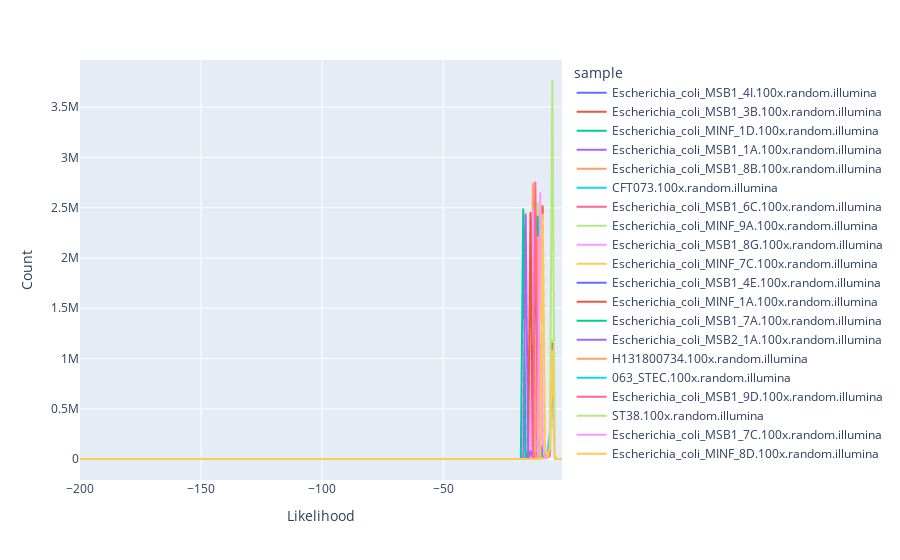

Notebook code cell kept with this figure:
### Code cell
fig_probs = px.line(all_kmer_probs_dfs, x="prob", y="count", color='sample')
fig_probs.update_layout(
    yaxis_title="Count",
    xaxis_title="Likelihood",
)
fig_probs

### Figure 1 — Plotly figure (JSON) as saved in the notebook; plotly's stock layout.template omitted (floating-point values rounded to 4 significant figures; data arrays with more than 128 entries replaced by an {"elided": "..."} marker saying what was removed)
{"data": [{"hoverlabel": {"namelength": 0}, "hovertemplate": "sample=Escherichia_coli_MSB1_4I.100x.random.illumina<br>prob=%{x}<br>count=%{y}", "legendgroup": "Escherichia_coli_MSB1_4I.100x.random.illumina", "line": {"color": "#636efa", "dash": "solid"}, "mode": "lines", "name": "Escherichia_coli_MSB1_4I.100x.random.illumina", "showlegend": true, "type": "scattergl", "x": {"elided": "200 int values"}, "xaxis": "x", "y": {"elided": "200 int values"}, "yaxis": "y"}, {"hoverlabel": {"namelength": 0}, "hovertemplate": "sample=Escherichia_coli_MSB1_3B.100x.random.illumina<br>prob=%{x}<br>count=%{y}", "legendgroup": "Escherichia_coli_MSB1_3B.100x.random.illumina", "line": {"color": "#EF553B", "dash": "solid"}, "mode": "lines", "name": "Escherichia_coli_MSB1_3B.100x.random.illumina", "showlegend": true, "type": "scattergl", "x": {"elided": "200 int values"}, "xaxis": "x", "y": {"elided": "200 int values"}, "yaxis": "y"}, {"hoverlabel": {"namelength": 0}, "hovertemplate": "sample=Escherichia_coli_MINF_1D.100x.random.illumina<br>prob=%{x}<br>count=%{y}", "legendgroup": "Escherichia_coli_MINF_1D.100x.random.illumina", "line": {"color": "#00cc96", "dash": "solid"}, "mode": "lines", "name": "Escherichia_coli_MINF_1D.100x.random.illumina", "showlegend": true, "type": "scattergl", "x": {"elided": "200 int values"}, "xaxis": "x", "y": {"elided": "200 int values"}, "yaxis": "y"}, {"hoverlabel": {"namelength": 0}, "hovertemplate": "sample=Escherichia_coli_MSB1_1A.100x.random.illumina<br>prob=%{x}<br>count=%{y}", "legendgroup": "Escherichia_coli_MSB1_1A.100x.random.illumina", "line": {"color": "#ab63fa", "dash": "solid"}, "mode": "lines", "name": "Escherichia_coli_MSB1_1A.100x.random.illumina", "showlegend": true, "type": "scattergl", "x": {"elided": "200 int values"}, "xaxis": "x", "y": {"elided": "200 int values"}, "yaxis": "y"}, {"hoverlabel": {"namelength": 0}, "hovertemplate": "sample=Escherichia_coli_MSB1_8B.100x.random.illumina<br>prob=%{x}<br>count=%{y}", "legendgroup": "Escherichia_coli_MSB1_8B.100x.random.illumina", "line": {"color": "#FFA15A", "dash": "solid"}, "mode": "lines", "name": "Escherichia_coli_MSB1_8B.100x.random.illumina", "showlegend": true, "type": "scattergl", "x": {"elided": "200 int values"}, "xaxis": "x", "y": {"elided": "200 int values"}, "yaxis": "y"}, {"hoverlabel": {"namelength": 0}, "hovertemplate": "sample=CFT073.100x.random.illumina<br>prob=%{x}<br>count=%{y}", "legendgroup": "CFT073.100x.random.illumina", "line": {"color": "#19d3f3", "dash": "solid"}, "mode": "lines", "name": "CFT073.100x.random.illumina", "showlegend": true, "type": "scattergl", "x": {"elided": "200 int values"}, "xaxis": "x", "y": {"elided": "200 int values"}, "yaxis": "y"}, {"hoverlabel": {"namelength": 0}, "hovertemplate": "sample=Escherichia_coli_MSB1_6C.100x.random.illumina<br>prob=%{x}<br>count=%{y}", "legendgroup": "Escherichia_coli_MSB1_6C.100x.random.illumina", "line": {"color": "#FF6692", "dash": "solid"}, "mode": "lines", "name": "Escherichia_coli_MSB1_6C.100x.random.illumina", "showlegend": true, "type": "scattergl", "x": {"elided": "200 int values"}, "xaxis": "x", "y": {"elided": "200 int values"}, "yaxis": "y"}, {"hoverlabel": {"namelength": 0}, "hovertemplate": "sample=Escherichia_coli_MINF_9A.100x.random.illumina<br>prob=%{x}<br>count=%{y}", "legendgroup": "Escherichia_coli_MINF_9A.100x.random.illumina", "line": {"color": "#B6E880", "dash": "solid"}, "mode": "lines", "name": "Escherichia_coli_MINF_9A.100x.random.illumina", "showlegend": true, "type": "scattergl", "x": {"elided": "200 int values"}, "xaxis": "x", "y": {"elided": "200 int values"}, "yaxis": "y"}, {"hoverlabel": {"namelength": 0}, "hovertemplate": "sample=Escherichia_coli_MSB1_8G.100x.random.illumina<br>prob=%{x}<br>count=%{y}", "legendgroup": "Escherichia_coli_MSB1_8G.100x.random.illumina", "line": {"color": "#FF97FF", "dash": "solid"}, "mode": "lines", "name": "Escherichia_coli_MSB1_8G.100x.random.illumina", "showlegend": true, "type": "scattergl", "x": {"elided": "200 int values"}, "xaxis": "x", "y": {"elided": "200 int values"}, "yaxis": "y"}, {"hoverlabel": {"namelength": 0}, "hovertemplate": "sample=Escherichia_coli_MINF_7C.100x.random.illumina<br>prob=%{x}<br>count=%{y}", "legendgroup": "Escherichia_coli_MINF_7C.100x.random.illumina", "line": {"color": "#FECB52", "dash": "solid"}, "mode": "lines", "name": "Escherichia_coli_MINF_7C.100x.random.illumina", "showlegend": true, "type": "scattergl", "x": {"elided": "200 int values"}, "xaxis": "x", "y": {"elided": "200 int values"}, "yaxis": "y"}, {"hoverlabel": {"namelength": 0}, "hovertemplate": "sample=Escherichia_coli_MSB1_4E.100x.random.illumina<br>prob=%{x}<br>count=%{y}", "legendgroup": "Escherichia_coli_MSB1_4E.100x.random.illumina", "line": {"color": "#636efa", "dash": "solid"}, "mode": "lines", "name": "Escherichia_coli_MSB1_4E.100x.random.illumina", "showlegend": true, "type": "scattergl", "x": {"elided": "200 int values"}, "xaxis": "x", "y": {"elided": "200 int values"}, "yaxis": "y"}, {"hoverlabel": {"namelength": 0}, "hovertemplate": "sample=Escherichia_coli_MINF_1A.100x.random.illumina<br>prob=%{x}<br>count=%{y}", "legendgroup": "Escherichia_coli_MINF_1A.100x.random.illumina", "line": {"color": "#EF553B", "dash": "solid"}, "mode": "lines", "name": "Escherichia_coli_MINF_1A.100x.random.illumina", "showlegend": true, "type": "scattergl", "x": {"elided": "200 int values"}, "xaxis": "x", "y": {"elided": "200 int values"}, "yaxis": "y"}, {"hoverlabel": {"namelength": 0}, "hovertemplate": "sample=Escherichia_coli_MSB1_7A.100x.random.illumina<br>prob=%{x}<br>count=%{y}", "legendgroup": "Escherichia_coli_MSB1_7A.100x.random.illumina", "line": {"color": "#00cc96", "dash": "solid"}, "mode": "lines", "name": "Escherichia_coli_MSB1_7A.100x.random.illumina", "showlegend": true, "type": "scattergl", "x": {"elided": "200 int values"}, "xaxis": "x", "y": {"elided": "200 int values"}, "yaxis": "y"}, {"hoverlabel": {"namelength": 0}, "hovertemplate": "sample=Escherichia_coli_MSB2_1A.100x.random.illumina<br>prob=%{x}<br>count=%{y}", "legendgroup": "Escherichia_coli_MSB2_1A.100x.random.illumina", "line": {"color": "#ab63fa", "dash": "solid"}, "mode": "lines", "name": "Escherichia_coli_MSB2_1A.100x.random.illumina", "showlegend": true, "type": "scattergl", "x": {"elided": "200 int values"}, "xaxis": "x", "y": {"elided": "200 int values"}, "yaxis": "y"}, {"hoverlabel": {"namelength": 0}, "hovertemplate": "sample=H131800734.100x.random.illumina<br>prob=%{x}<br>count=%{y}", "legendgroup": "H131800734.100x.random.illumina", "line": {"color": "#FFA15A", "dash": "solid"}, "mode": "lines", "name": "H131800734.100x.random.illumina", "showlegend": true, "type": "scattergl", "x": {"elided": "200 int values"}, "xaxis": "x", "y": {"elided": "200 int values"}, "yaxis": "y"}, {"hoverlabel": {"namelength": 0}, "hovertemplate": "sample=063_STEC.100x.random.illumina<br>prob=%{x}<br>count=%{y}", "legendgroup": "063_STEC.100x.random.illumina", "line": {"color": "#19d3f3", "dash": "solid"}, "mode": "lines", "name": "063_STEC.100x.random.illumina", "showlegend": true, "type": "scattergl", "x": {"elided": "200 int values"}, "xaxis": "x", "y": {"elided": "200 int values"}, "yaxis": "y"}, {"hoverlabel": {"namelength": 0}, "hovertemplate": "sample=Escherichia_coli_MSB1_9D.100x.random.illumina<br>prob=%{x}<br>count=%{y}", "legendgroup": "Escherichia_coli_MSB1_9D.100x.random.illumina", "line": {"color": "#FF6692", "dash": "solid"}, "mode": "lines", "name": "Escherichia_coli_MSB1_9D.100x.random.illumina", "showlegend": true, "type": "scattergl", "x": {"elided": "200 int values"}, "xaxis": "x", "y": {"elided": "200 int values"}, "yaxis": "y"}, {"hoverlabel": {"namelength": 0}, "hovertemplate": "sample=ST38.100x.random.illumina<br>prob=%{x}<br>count=%{y}", "legendgroup": "ST38.100x.random.illumina", "line": {"color": "#B6E880", "dash": "solid"}, "mode": "lines", "name": "ST38.100x.random.illumina", "showlegend": true, "type": "scattergl", "x": {"elided": "200 int values"}, "xaxis": "x", "y": {"elided": "200 int values"}, "yaxis": "y"}, {"hoverlabel": {"namelength": 0}, "hovertemplate": "sample=Escherichia_coli_MSB1_7C.100x.random.illumina<br>prob=%{x}<br>count=%{y}", "legendgroup": "Escherichia_coli_MSB1_7C.100x.random.illumina", "line": {"color": "#FF97FF", "dash": "solid"}, "mode": "lines", "name": "Escherichia_coli_MSB1_7C.100x.random.illumina", "showlegend": true, "type": "scattergl", "x": {"elided": "200 int values"}, "xaxis": "x", "y": {"elided": "200 int values"}, "yaxis": "y"}, {"hoverlabel": {"namelength": 0}, "hovertemplate": "sample=Escherichia_coli_MINF_8D.100x.random.illumina<br>prob=%{x}<br>count=%{y}", "legendgroup": "Escherichia_coli_MINF_8D.100x.random.illumina", "line": {"color": "#FECB52", "dash": "solid"}, "mode": "lines", "name": "Escherichia_coli_MINF_8D.100x.random.illumina", "showlegend": true, "type": "scattergl", "x": {"elided": "200 int values"}, "xaxis": "x", "y": {"elided": "200 int values"}, "yaxis": "y"}], "layout": {"legend": {"title": {"text": "sample"}, "tracegroupgap": 0}, "margin": {"t": 60}, "xaxis": {"anchor": "y", "domain": [0, 1], "title": {"text": "Likelihood"}}, "yaxis": {"anchor": "x", "domain": [0, 1], "title": {"text": "Count"}}}}
